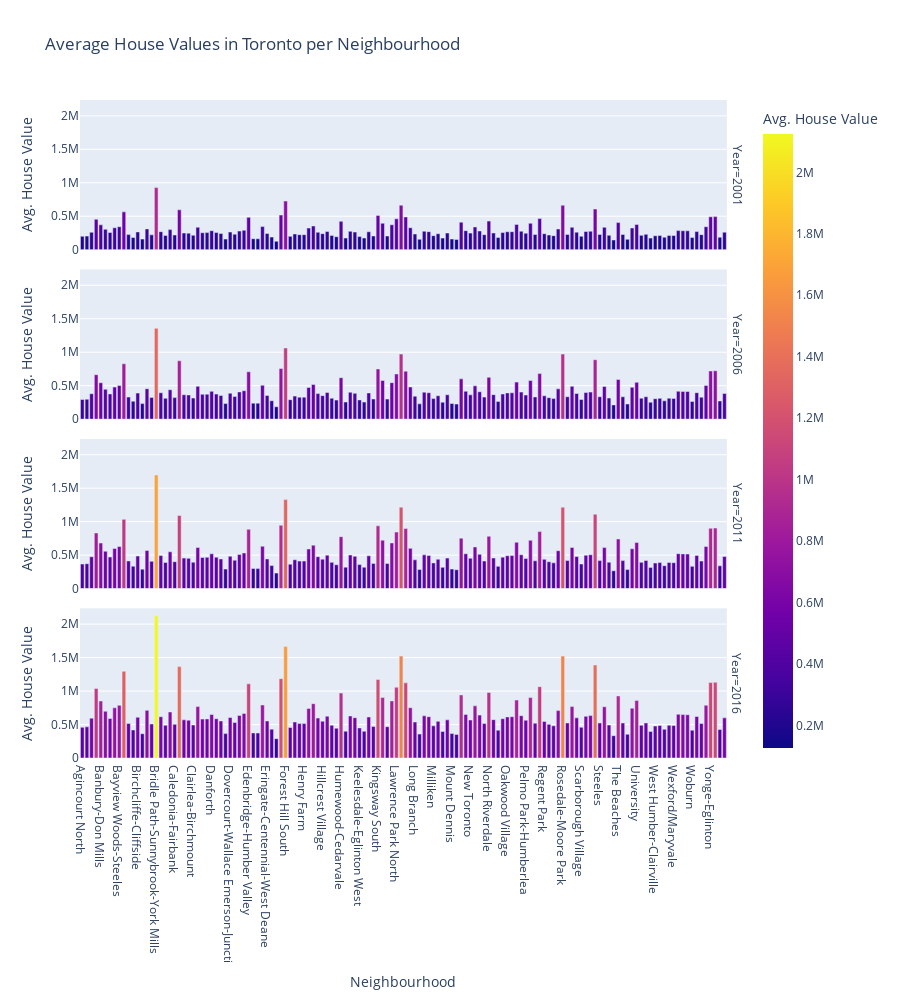

The cell this chart's notebook holds for it:
### Code cell
# Create bar chart row facet plot figure
average_values_bar_chart = px.bar(
    df_row_facet,
    x='Neighbourhood', 
    y='Avg. House Value', 
    color='Avg. House Value', 
    facet_row='Year',
    height=1000,
    title="Average House Values in Toronto per Neighbourhood"
)

# Display the bar chart
average_values_bar_chart.show()

### Figure 1 — Plotly figure (JSON) as saved in the notebook; plotly's stock layout.template omitted (floating-point values rounded to 4 significant figures; data arrays with more than 128 entries replaced by an {"elided": "..."} marker saying what was removed)
{"data": [{"alignmentgroup": "True", "hovertemplate": "Year=2001<br>Neighbourhood=%{x}<br>Avg. House Value=%{marker.color}<extra></extra>", "legendgroup": "", "marker": {"color": {"elided": "140 int values"}, "coloraxis": "coloraxis", "pattern": {"shape": ""}}, "name": "", "offsetgroup": "", "orientation": "v", "showlegend": false, "textposition": "auto", "type": "bar", "x": {"elided": "140 str values"}, "xaxis": "x4", "y": {"elided": "140 int values"}, "yaxis": "y4"}, {"alignmentgroup": "True", "hovertemplate": "Year=2006<br>Neighbourhood=%{x}<br>Avg. House Value=%{marker.color}<extra></extra>", "legendgroup": "", "marker": {"color": {"elided": "140 int values"}, "coloraxis": "coloraxis", "pattern": {"shape": ""}}, "name": "", "offsetgroup": "", "orientation": "v", "showlegend": false, "textposition": "auto", "type": "bar", "x": {"elided": "140 str values"}, "xaxis": "x3", "y": {"elided": "140 int values"}, "yaxis": "y3"}, {"alignmentgroup": "True", "hovertemplate": "Year=2011<br>Neighbourhood=%{x}<br>Avg. House Value=%{marker.color}<extra></extra>", "legendgroup": "", "marker": {"color": {"elided": "140 int values"}, "coloraxis": "coloraxis", "pattern": {"shape": ""}}, "name": "", "offsetgroup": "", "orientation": "v", "showlegend": false, "textposition": "auto", "type": "bar", "x": {"elided": "140 str values"}, "xaxis": "x2", "y": {"elided": "140 int values"}, "yaxis": "y2"}, {"alignmentgroup": "True", "hovertemplate": "Year=2016<br>Neighbourhood=%{x}<br>Avg. House Value=%{marker.color}<extra></extra>", "legendgroup": "", "marker": {"color": {"elided": "140 int values"}, "coloraxis": "coloraxis", "pattern": {"shape": ""}}, "name": "", "offsetgroup": "", "orientation": "v", "showlegend": false, "textposition": "auto", "type": "bar", "x": {"elided": "140 str values"}, "xaxis": "x", "y": {"elided": "140 int values"}, "yaxis": "y"}], "layout": {"annotations": [{"font": {}, "showarrow": false, "text": "Year=2016", "textangle": 90, "x": 0.98, "xanchor": "left", "xref": "paper", "y": 0.1138, "yanchor": "middle", "yref": "paper"}, {"font": {}, "showarrow": false, "text": "Year=2011", "textangle": 90, "x": 0.98, "xanchor": "left", "xref": "paper", "y": 0.3712, "yanchor": "middle", "yref": "paper"}, {"font": {}, "showarrow": false, "text": "Year=2006", "textangle": 90, "x": 0.98, "xanchor": "left", "xref": "paper", "y": 0.6288, "yanchor": "middle", "yref": "paper"}, {"font": {}, "showarrow": false, "text": "Year=2001", "textangle": 90, "x": 0.98, "xanchor": "left", "xref": "paper", "y": 0.8862, "yanchor": "middle", "yref": "paper"}], "barmode": "relative", "coloraxis": {"colorbar": {"title": {"text": "Avg. House Value"}}, "colorscale": [[0, "#0d0887"], [0.1111, "#46039f"], [0.2222, "#7201a8"], [0.3333, "#9c179e"], [0.4444, "#bd3786"], [0.5556, "#d8576b"], [0.6667, "#ed7953"], [0.7778, "#fb9f3a"], [0.8889, "#fdca26"], [1, "#f0f921"]]}, "height": 1000, "legend": {"tracegroupgap": 0}, "title": {"text": "Average House Values in Toronto per Neighbourhood"}, "xaxis": {"anchor": "y", "domain": [0, 0.98], "title": {"text": "Neighbourhood"}}, "xaxis2": {"anchor": "y2", "domain": [0, 0.98], "matches": "x", "showticklabels": false}, "xaxis3": {"anchor": "y3", "domain": [0, 0.98], "matches": "x", "showticklabels": false}, "xaxis4": {"anchor": "y4", "domain": [0, 0.98], "matches": "x", "showticklabels": false}, "yaxis": {"anchor": "x", "domain": [0, 0.2275], "title": {"text": "Avg. House Value"}}, "yaxis2": {"anchor": "x2", "domain": [0.2575, 0.485], "matches": "y", "title": {"text": "Avg. House Value"}}, "yaxis3": {"anchor": "x3", "domain": [0.515, 0.7425], "matches": "y", "title": {"text": "Avg. House Value"}}, "yaxis4": {"anchor": "x4", "domain": [0.7725, 1], "matches": "y", "title": {"text": "Avg. House Value"}}}}
